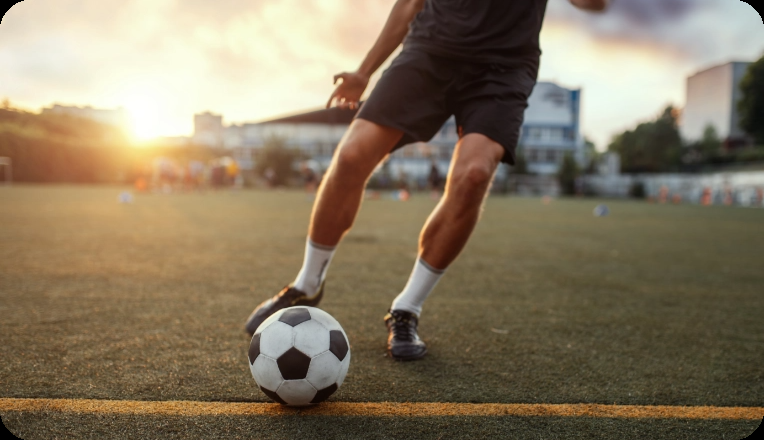
#> input picture soccer.png, 764 x 440 px
$ python SIFT_Detection.py
#> lines starting #> are read from the running program, lines starting #| are printed output that depends on the picture
import cv2 as cv


img = cv.imread("soccer.png")
#> img is the input picture: shape (440, 764, 3); mean B, G, R 97.1, 120.1, 134.5
gray = cv.cvtColor(img,cv.COLOR_BGR2GRAY)
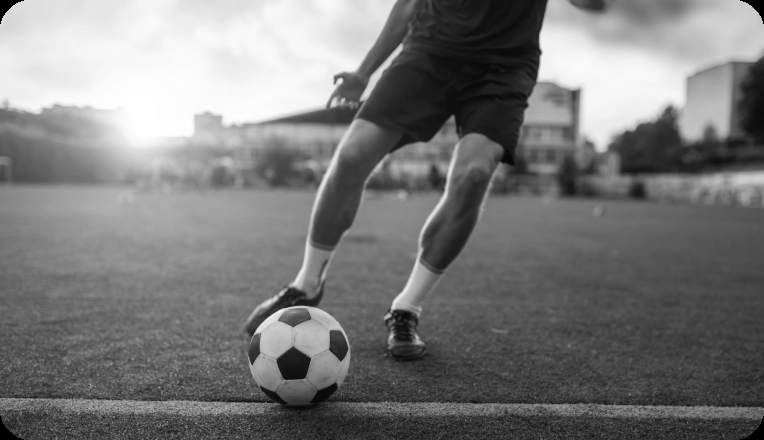
#> gray: shape (440, 764); min 0, max 255, mean 121.8


sift = cv.SIFT_create()
kp,des = sift.detectAndCompute(gray,None)
#> kp = 640 keypoints; strongest (x, y, size): (600, 82, 77.1), (293, 363, 19.4), (564, 52, 40.5), (340, 81, 3.6)


gray = cv.drawKeypoints(gray,kp,None,flags=cv.DRAW_MATCHES_FLAGS_DRAW_RICH_KEYPOINTS)
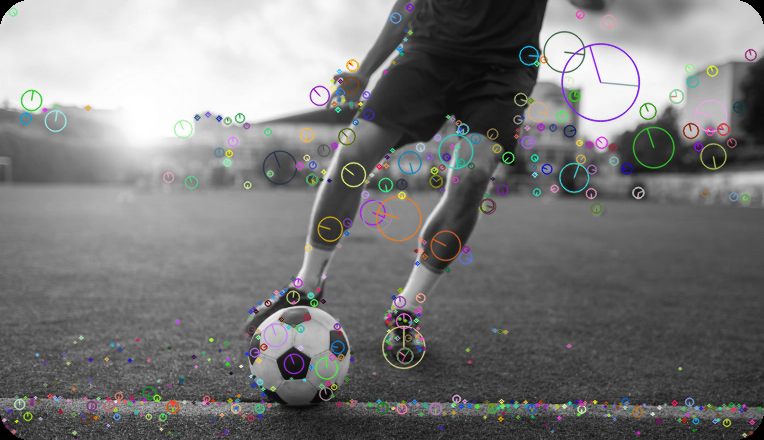
#> gray: shape (440, 764, 3); mean of channels 0, 1, 2 122.4, 122.4, 122.4; drawn as B, G, R
cv.imshow("SIFT",gray)


cv.waitKey()
cv.destroyAllWindows()

$ run again, with busy_street.jpg saved as soccer.png
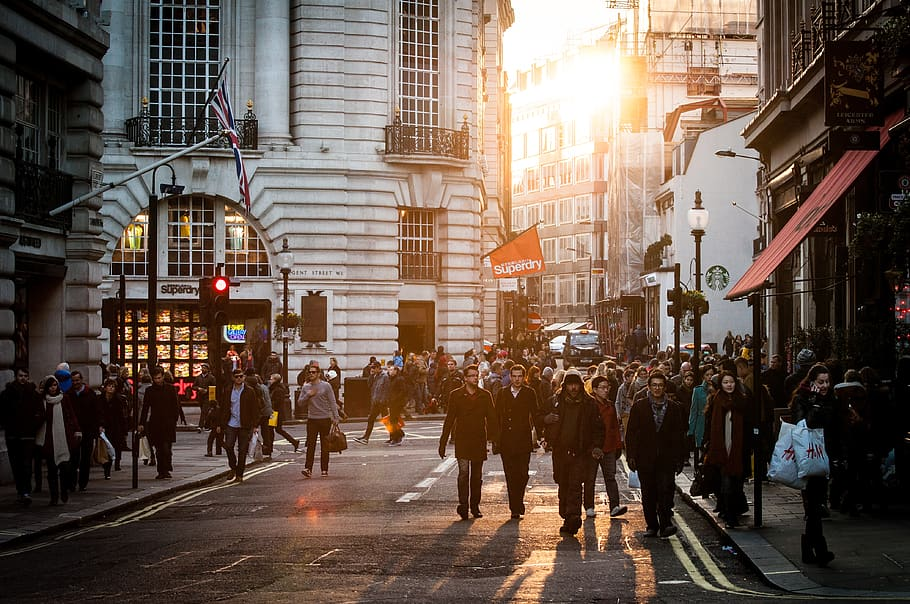
#> input picture busy_street.jpg, 910 x 604 px
#> img is the input picture: shape (604, 910, 3); mean B, G, R 78.4, 88.9, 105.1
#> `gray = cv.cvtColor(img,cv.COLOR_BGR2GRAY)`:
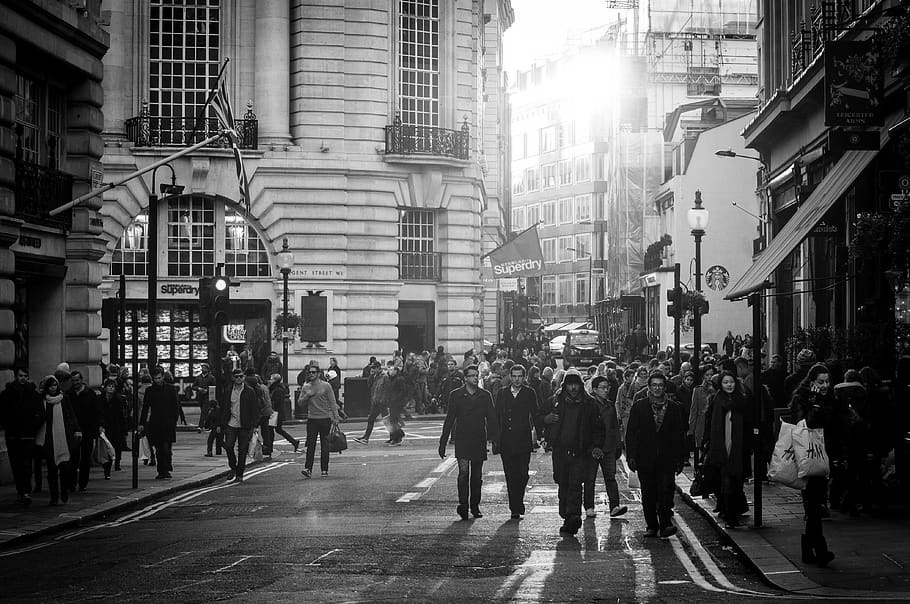
#> gray: shape (604, 910); min 0, max 255, mean 92.5
#> kp = 4162 keypoints; strongest (x, y, size): (139, 338, 1.8), (220, 285, 6.5), (793, 166, 1.8), (183, 124, 1.8)
#> `gray = cv.drawKeypoints(gray,kp,None,flags=cv.DRAW_MATCHES_FLAGS_DRAW_..`:
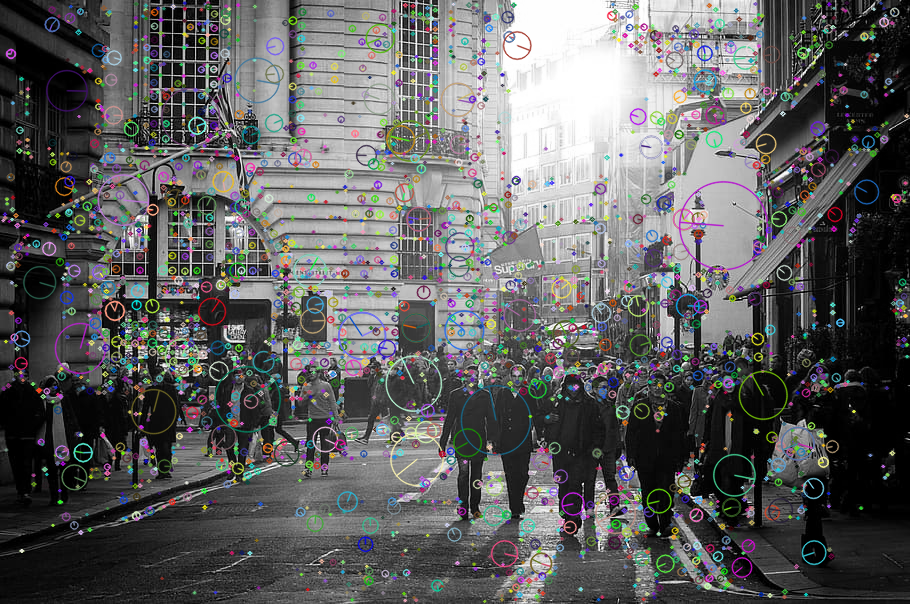
#> gray: shape (604, 910, 3); mean of channels 0, 1, 2 95.5, 95.3, 94.9; drawn as B, G, R
